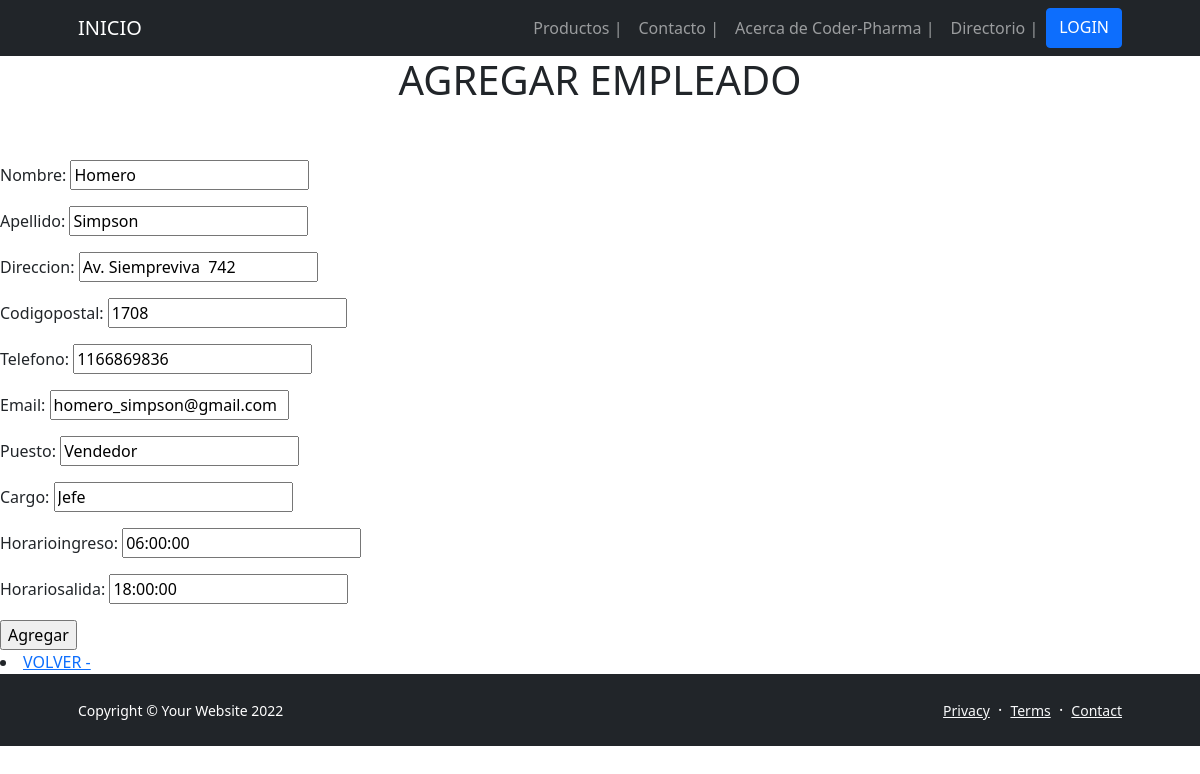
The page /App-Drogueria/EditaEmpleado/1 on the database its author committed.
### App_DROGUERIA/models.py (models this page shows, shortened)
class EMPLEADO(models.Model):
    nombre = models.CharField(max_length=50)
    apellido = models.CharField(max_length=50)
    direccion = models.CharField(max_length=50)
    codigoPostal = models.IntegerField()
    telefono = models.CharField(max_length=50)
    eMail = models.EmailField(max_length=50)
    puesto = models.CharField(max_length=50)
    cargo = models.CharField(max_length=50)
    horarioIngreso = models.TimeField()
    horarioSalida = models.TimeField()

### App_DROGUERIA/views.py (the view, shortened to what this page needs)
# urls.py: path('EditaEmpleado/<empleado_id>', EditaEmpleado, name = "06_EditaEmpleado"),
def EditaEmpleado(request, empleado_id):
    empleado = EMPLEADO.objects.get(id=empleado_id)
    formulario = CreaEmpleado(initial={
                            'nombre':empleado.nombre,
                            'apellido':empleado.apellido,
                            'direccion':empleado.direccion,
                            'codigoPostal':empleado.codigoPostal,
                            'telefono':empleado.telefono,
                            'eMail':empleado.eMail,
                            'puesto':empleado.puesto,
                            'cargo':empleado.cargo,
                            'horarioIngreso':empleado.horarioIngreso,
                            'horarioSalida':empleado.horarioSalida,
                            })
    return render(request,"06 - AgregaEmpleado.html", {"form":formulario})

### App_DROGUERIA/forms.py
class CreaEmpleado(forms.Form):
    nombre = forms.CharField(max_length=50)
    apellido = forms.CharField(max_length=50)
    direccion = forms.CharField(max_length=50)
    codigoPostal = forms.IntegerField()
    telefono = forms.CharField(max_length=50)
    eMail = forms.EmailField(max_length=50)
    puesto = forms.CharField(max_length=50)
    cargo = forms.CharField(max_length=50)
    horarioIngreso = forms.TimeField()
    horarioSalida = forms.TimeField()

### App_DROGUERIA/Templates/06 - AgregaEmpleado.html (shortened to what this page needs)
{% extends '00 - ORIGEN (b).html' %}
{% load static %}
{% block blockname %}
<body>
    <h1 class="text-center">AGREGAR EMPLEADO</h1>
    <br>
    <br>
    <form action="" method="POST">
        {{form.as_p}}
       <input type="submit" value="Agregar">
    </form>
        <li>
            <a href="{% url '06_Empleados' %}"> VOLVER - </a>
        </li>
</body>
</html>
{% endblock blockname %}

### rows shown on the page
EMPLEADO: nombre "Homero", apellido "Simpson", direccion "Av. Siempreviva 742", codigoPostal "1708", telefono "1166869836", eMail "homero_simpson@gmail.com", puesto "Vendedor", cargo "Jefe", horarioIngreso "06:00:00", horarioSalida "18:00:00"
